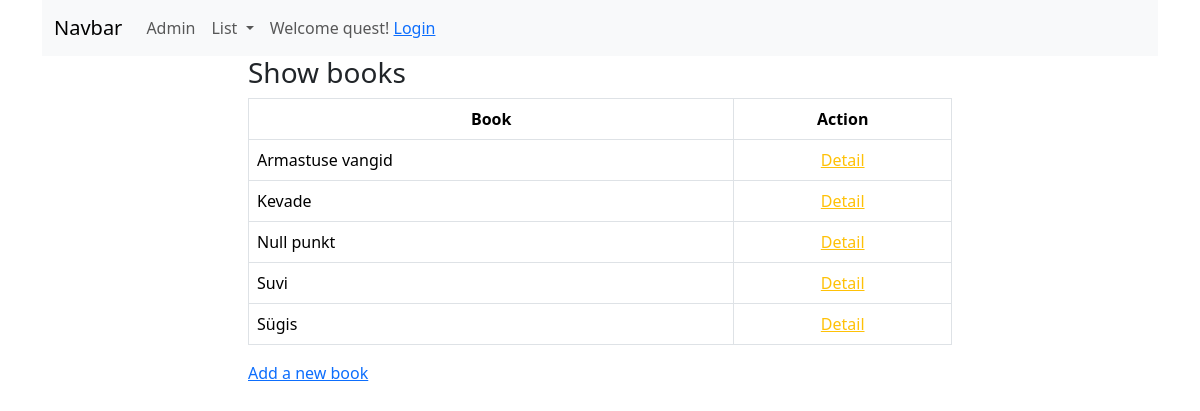
The page /booksapp/book_list/ on the database as committed earlier.
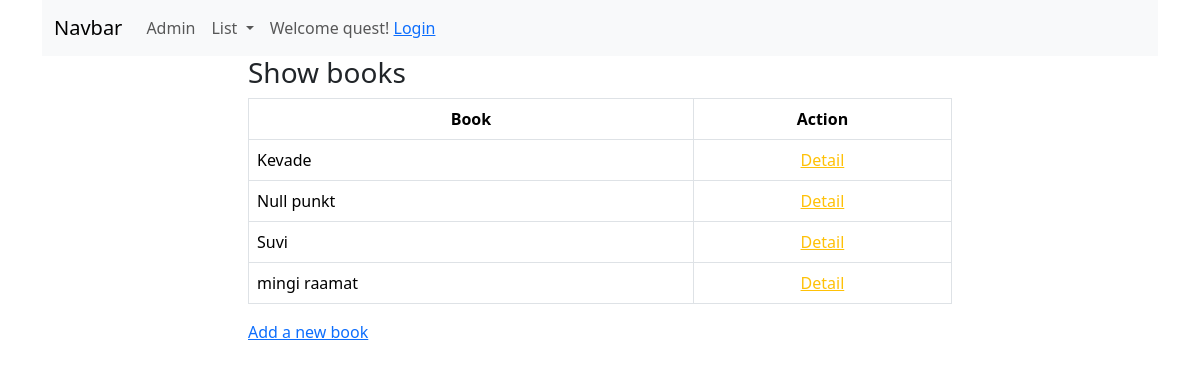
The same page on the database as committed later.
### booksapp/models.py (models this page shows, shortened)
class Book(models.Model):
    title = models.CharField(max_length=100)
    author = models.ForeignKey(Author, on_delete=models.SET_NULL, null=True)
    book_language = models.ForeignKey(Language, on_delete=models.SET_NULL, null=True)
    isbn = models.CharField(verbose_name='ISBN number', max_length=13, validators=[validate_digits_length])
    number_of_pages = models.PositiveIntegerField(validators=[MinValueValidator(2)])
    description = models.TextField(null=True, blank=True)
    book_published_year = models.PositiveIntegerField(validators=[MinValueValidator(1900), max_value_current_year])
    class Meta:
        ordering = ['title']

### booksapp/views.py (the view)
# urls.py: path('book_list/', views.BookListView.as_view(), name='book_list'),  # Book List View
class BookListView(ListView):
    model = Book

### booksapp/templates/booksapp/book_list.html (shortened to what this page needs)
{% extends 'base.html' %}
{% block content %}
	<div class="container">
        <div class="row">
            <div class="col-8 mx-auto">
                <h3>Show books</h3>
                <table class="table table-bordered table-hover">
                    <thead>
                        <tr class="text-center">
                            <th>Book</th>
                            <th>Action</th>
                        </tr>
                    </thead>
                    <tbody>
                        {% for book in object_list %}
                        	<tr>
                                <td>{{ book.title }}</td>
                                <td class="text-center">
                                    <a href="{% url 'booksapp:book_detail' pk=book.id %}" class="text-warning">Detail</a>
                                </td>
                            </tr>
                        {% endfor %}
                    </tbody>
                </table>
                <a href="{% url 'booksapp:book_create' %}">Add a new book</a>
            </div>
        </div>
    </div>
{% endblock %}

Rows that differ between the two databases and show on the page:
removed Book: title "Armastuse vangid"
removed Book: title "Sügis"
added Book: title "mingi raamat"
